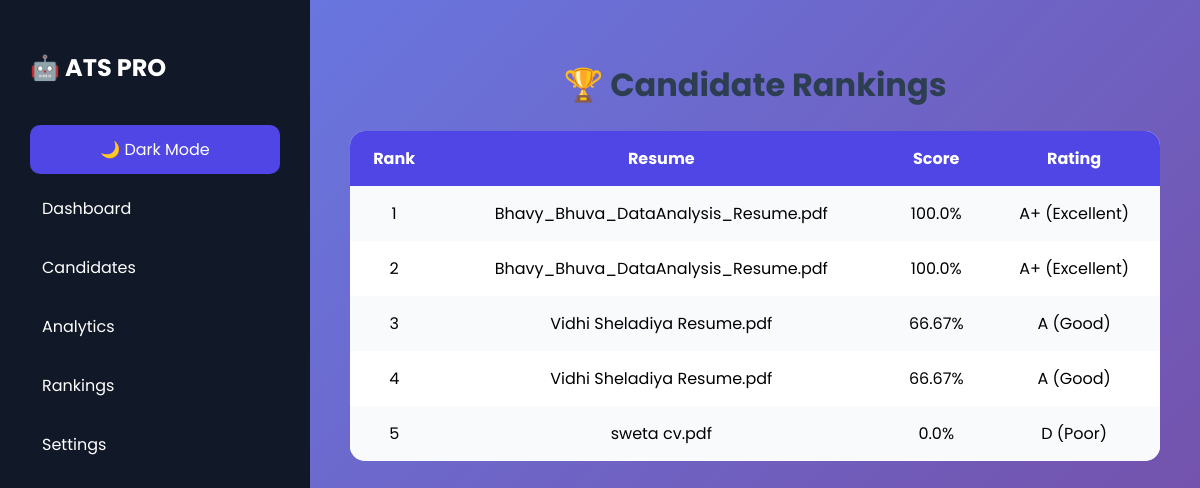
Screenshot of /rankings with the database file from the repository.
### tables this page shows
CREATE TABLE candidates (

       id INTEGER PRIMARY KEY AUTOINCREMENT,

filename TEXT,

name TEXT,

email TEXT,

phone TEXT,

score REAL,

rating TEXT,

status TEXT
    );

### app.py (the view)
@app.route("/rankings")
def rankings():
    top_candidates = get_top_candidates()
    return render_template(
        "rankings.html",
        top_candidates=top_candidates
    )

### database.py (called while the page is built)
def get_top_candidates():
    conn = sqlite3.connect("resume_data.db")
    cursor = conn.cursor()
    cursor.execute(
        """
        SELECT filename, score, rating
        FROM candidates
        ORDER BY score DESC
        LIMIT 5
        """
    )
    candidates = cursor.fetchall()
    conn.close()
    return candidates

### templates/rankings.html
{% extends "base.html" %}
{% block content %}
<h1>🏆 Candidate Rankings</h1>
<table>
<tr>
<th>Rank</th>
<th>Resume</th>
<th>Score</th>
<th>Rating</th>
</tr>
{% for candidate in top_candidates %}
<tr>
<td>{{ loop.index }}</td>
<td>{{ candidate[0] }}</td>
<td>{{ candidate[1] }}%</td>
<td>{{ candidate[2] }}</td>
</tr>
{% endfor %}
</table>
{% endblock %}

### static/style.css (style rules this page uses)
body { font-family: 'Segoe UI', sans-serif; background: linear-gradient(135deg, #667eea, #764ba2); margin: 0; padding: 0; min-height: 100vh; }
h1 { text-align: center; color: #2c3e50; }
table { width:100%; border-collapse:collapse; background:white; border-radius:10px; overflow:hidden; }
th { background:#4f46e5; color:white; padding:12px; }
td { padding:12px; text-align:center; }
tr:nth-child(even) { background:#f8f9ff; }
* { font-family:'Poppins',sans-serif; }
table { width:100%; border-collapse:collapse; background:white; border-radius:15px; overflow:hidden; }
th { background:#4f46e5; color:white; padding:15px; }
td { padding:15px; text-align:center; }
tr:nth-child(even) { background:#f8fafc; }

### rows the page displays
candidates: filename "Bhavy_Bhuva_DataAnalysis_Resume.pdf", score "100.0", rating "A+ (Excellent)"
candidates: filename "Bhavy_Bhuva_DataAnalysis_Resume.pdf", score "100.0", rating "A+ (Excellent)"
candidates: filename "Vidhi Sheladiya Resume.pdf", score "66.67", rating "A (Good)"
candidates: filename "Vidhi Sheladiya Resume.pdf", score "66.67", rating "A (Good)"
candidates: filename "sweta cv.pdf", score "0.0", rating "D (Poor)"
